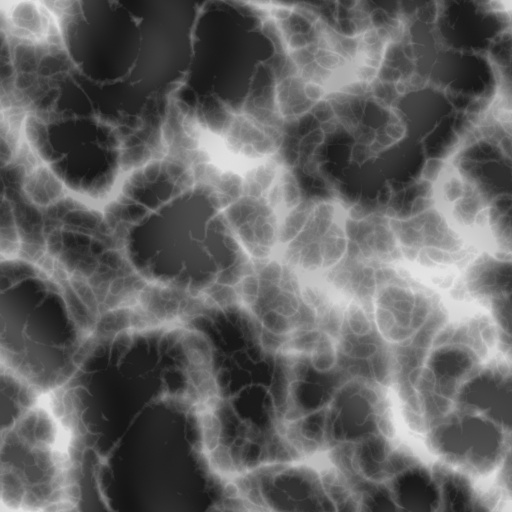
#> input picture AethonMod/Content/Effects/WoTG/DendriticNoiseZoomedOut.png, 512 x 512 px, found by its file name
$ python mock_sol_v632.py
#> lines starting #> are read from the running program, lines starting #| are printed output that depends on the picture
#!/usr/bin/env python3
# -*- coding: utf-8 -*-
"""
mock_sol_v632.py — EL MOCK 1:1 DE LA SUPERGIGANTE ROJA (v6.31/v6.32).

Reimplementa EN NUMPY el pipeline EXACTO que el juego dibuja:

  RuneSunRenderer.DrawSunBody (la técnica del sol original):
    1. BACKGLOW  (ALFA):   BloomCircleSmall ×0.95R backHot 0.7 · ×1.61R backRed 0.45
    2. AURA      (ADD):    WavyBlotchNoise 5.44R shine 0.24 (aprox. RadialShine)
    3. DISCO     (ALFA):   SunShader.fx PIXEL POR PIXEL (el HLSL traducido 1:1):
                           pellizco esférico + doble muestreo auto-desplazado +
                           manchas sustractivas + ríos de lava + corona 1/|d−0.5|
  RedSupergiantRenderer:
    4. CÉLULAS FRÍAS  (ALFA): 9 celdas GiantDeep 0.30·oscuridad
    5. ATMÓSFERA      (ADD):  3 velos glowTint (3.0R/2.2R/1.45R)
    6. CÉLULAS CALIENTES(ADD): 9 celdas SolarFire 0.42·conv
    7. ANILLO DE FUEGO(ADD):  FireRing 2.6R + 1.7R

El test crítico: FONDO CLARO (el cielo de día de Terraria) — la queja de
v6.30 era "invisible sobre fondo claro". Si el disco rojo sólido se ve
sobre el celeste, el fix funciona.

Salida: research/v632/MOCK_SOL_SUPERGIGANTE.png + métricas de cobertura.
"""
import math
import os

import numpy as np
from PIL import Image

BASE = os.path.dirname(os.path.dirname(os.path.abspath(__file__)))
TEX = os.path.join(BASE, "Content", "Effects", "Textures")
PROC = os.path.join(BASE, "Content", "Effects", "Procedural")
OUT = os.path.join(os.path.dirname(BASE), "research", "v632")
os.makedirs(OUT, exist_ok=True)


def carga(path):
    """RGBA float [0,1] (H,W,4)."""
    return np.asarray(Image.open(path).convert("RGBA"), dtype=np.float32) / 255.0


# [20 lines left out: function tex2d, not called in this run]


def sat(x):
    return np.clip(x, 0.0, 1.0)


def lerp(a, b, t):
    return a + (b - a) * t


# ====================== EL SUNSHADER — TRADUCIÓN 1:1 ==========================
# [57 lines left out: function sun_shader, not called in this run]


# ============================ COMPOSICIÓN =====================================
def blend_alfa(dst, rgb, a):
    """AlphaBlend premult: dst = rgb + dst·(1−a)."""
    return rgb + dst * (1.0 - a[..., None])


def blend_add(dst, rgb):
    return np.clip(dst + rgb, 0, 1)


# [23 lines left out: function sprite_glow, not called in this run]


def main():
    # ---- parámetros del arma (RedSupergiantProjectile + Renderer) ----
    R = 105.0                       # BodyPx (v6.31: 90→105)
    SPIN = 0.35                     # el giro LENTO del coloso
    TIME = 6.18                     # un instante del juego
    LIFE_T = 0.25
    fade = 1 - LIFE_T * 0.30        # 0.925

    # paleta (Draw del RedSupergiantRenderer, collapse=0)
    mainC = np.array([255, 130, 95], np.float32) / 255
    darkerC = np.array([148, 32, 16], np.float32) / 255
    accentC = np.array([120, 0, 0], np.float32) / 255
    backHot = np.array([255, 90, 40], np.float32) / 255
    backRed = np.array([255, 40, 15], np.float32) / 255
    shineC = np.array([255, 110, 60], np.float32) / 255

    dendritic = carga(os.path.join(TEX, "DendriticNoiseZoomedOut.png"))
    wavy = carga(os.path.join(TEX, "WavyBlotchNoise.png"))
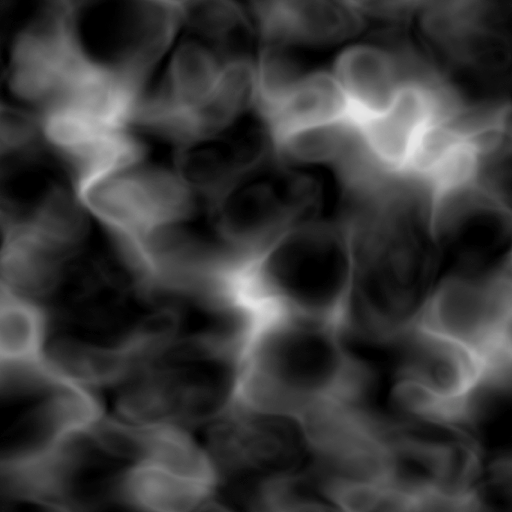
#> input picture AethonMod/Content/Effects/WoTG/WavyBlotchNoise.png, 512 x 512 px, found by its file name
    psychedelic = carga(os.path.join(TEX, "PsychedelicWingTextureOffsetMap.png"))
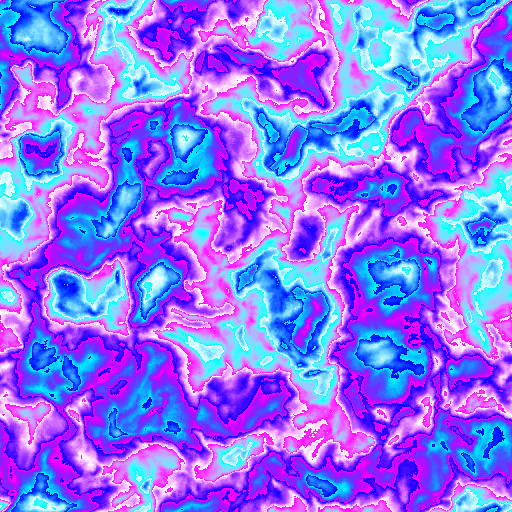
#> input picture AethonMod/Content/Effects/WoTG/PsychedelicWingTextureOffsetMap.png, 512 x 512 px, found by its file name
    bloom = carga(os.path.join(TEX, "BloomCircleSmall.png"))
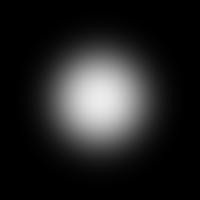
#> input picture AethonMod/Content/Effects/WoTG/BloomCircleSmall.png, 200 x 200 px, found by its file name
    glow = carga(os.path.join(PROC, "SoftGlow.png"))
    firering = carga(os.path.join(PROC, "FireRing.png"))

    # ---- canvas: el cielo CLARO de Terraria (el test crítico) ----
    W = H = 640
    yy = np.linspace(0, 1, H)[:, None]
    sky_top = np.array([108, 152, 205], np.float32) / 255
    sky_bot = np.array([168, 205, 235], np.float32) / 255
    img = sky_top * (1 - yy) + sky_bot * yy
    img = np.broadcast_to(img, (H, W, 3)).copy()

    cx = cy = W / 2

    # === 1. BACKGLOW (ALFA) — BloomCircleSmall ===
    img = sprite_glow(img, bloom, cx, cy, R * 0.95 * 2 * 0.5 * 2, backHot, 0.7 * fade, "alfa")
    # (0.95R de ESCALA del sol: bScale·0.95 con bloom dibujado a BodyPx →
    #  ancho final ≈ 0.95·R·2·(bloom_px/BodyPx)... el sol dibuja bloom a su
    #  tamaño nativo ×bScale → ancho = 0.95R×(2·bloom_px/…); usamos 0.95·2R
    #  de ancho total ≈ proporción del juego con textura 64px/BodyPx)
    img = sprite_glow(img, bloom, cx, cy, 1.61 * R * 2 * 0.5, backRed, 0.45 * fade, "alfa")

    # === 2. AURA (ADD) — WavyBlotchNoise 5.44R (aprox del RadialShine) ===
    aw = int(5.44 * R)
    x0, x1 = int(cx - aw / 2), int(cx + aw / 2)
    u = (np.arange(x0, x1) + 0.5 - x0) / aw
    v = np.full_like(u, 0.5)
    fila = tex2d(wavy, u, v)[None, :, :3]
    aura = np.repeat(fila, aw, axis=0) * shineC * (0.24 * fade)
    # falloff radial suave (lo que el RadialShine añade)
    d = np.sqrt(((np.arange(aw) - aw / 2 + 0.5) / (aw / 2)) ** 2)
    fall = np.clip(1 - d, 0, 1) ** 1.5
    aura *= (fall[:, None] * fall[None, :])[..., None]
    sub = img[x0:x1, x0:x1]
    img[x0:x1, x0:x1] = blend_add(sub, aura)

    # === 3. EL DISCO — SunShader 1:1 (el quad 3R×3R) ===
    qw = int(R * 3)
    qx0, qy0 = int(cx - qw / 2), int(cy - qw / 2)
    uu = (np.arange(qx0, qx0 + qw) + 0.5 - qx0) / qw
    vv = (np.arange(qy0, qy0 + qw) + 0.5 - qy0) / qw
    UU, VV = np.meshgrid(uu, vv)
    rgb, a = sun_shader(dendritic, wavy, psychedelic, UU, VV,
                        mainC, darkerC, accentC,
                        TIME * SPIN, TIME, 0.05)
    # el vértice: Color.White·alphaMul (premult) → rgb·fade, a·fade
    rgb_premult = np.clip(rgb * (fade), 0, None)
    a_eff = np.clip(a * fade, 0, 1)
    region = img[qy0:qy0 + qw, qx0:qx0 + qw]
    img[qy0:qy0 + qw, qx0:qx0 + qw] = blend_alfa(region, rgb_premult, a_eff)

    disco = img.copy()

    # === 4. CÉLULAS FRÍAS (ALFA) — 9 celdas deterministas ===
    def hash01(seed, k, m):
        x = math.sin(seed * 127.1 + k * 311.7 + m * 74.7) * 43758.5453
        return x - math.floor(x)

    seed = 42
    GiantDeep = np.array([140, 30, 20], np.float32) / 255
    GiantOrange = np.array([255, 140, 60], np.float32) / 255
    for k in range(9):
        h1, h2, h3 = hash01(seed, 401 + k, 3), hash01(seed, 409 + k, 7), hash01(seed, 419 + k, 11)
        ang = h1 * math.tau + TIME * (0.045 + 0.03 * h2) * (1 if k % 2 == 0 else -1)
        convHz = 0.08 + 0.05 * h3
        conv = math.sin(TIME * convHz * math.tau + h2 * math.tau)
        rr = R * (0.20 + 0.48 * h2) * (1 + 0.16 * conv)
        px = cx + math.cos(ang) * rr
        py = cy + math.sin(ang) * rr
        oscuridad = max(0.0, min(1.0, 0.5 - 0.5 * conv))
        if oscuridad < 0.20:
            continue
        size = R * (0.20 + 0.16 * h3) * (1 + 0.30 * conv)
        img = sprite_glow(img, glow, px, py, size * 2, GiantDeep,
                          0.30 * oscuridad * fade, "alfa")

    # === 5. ATMÓSFERA (ADD) — 3 velos ===
    glowTint = backHot
    img = sprite_glow(img, glow, cx, cy, R * 3.0, glowTint, 0.16 * fade, "add")
    img = sprite_glow(img, glow, cx, cy, R * 2.2, glowTint, 0.24 * fade, "add")
    img = sprite_glow(img, glow, cx, cy, R * 1.45,
                      (glowTint + GiantOrange) / 2, 0.34 * fade, "add")

    # === 6. CÉLULAS CALIENTES (ADD) — la rampa SolarFire ===
    SolarFire = [np.array(c, np.float32) / 255 for c in
                 [(255, 240, 200), (255, 190, 80), (255, 120, 30), (255, 60, 10), (200, 20, 5)]]
    for k in range(9):
        h1, h2, h3 = hash01(seed, 401 + k, 3), hash01(seed, 409 + k, 7), hash01(seed, 419 + k, 11)
        ang = h1 * math.tau + TIME * (0.045 + 0.03 * h2) * (1 if k % 2 == 0 else -1)
        convHz = 0.08 + 0.05 * h3
        conv = math.sin(TIME * convHz * math.tau + h2 * math.tau)
        if conv <= 0.15:
            continue
        rr = R * (0.20 + 0.48 * h2) * (1 + 0.16 * conv)
        px = cx + math.cos(ang) * rr
        py = cy + math.sin(ang) * rr
        rel = min(1.0, rr / R)
        temp = max(0.0, min(1.0, 0.42 + 0.20 * conv + 0.12 * (1 - rel)))
        cell = SolarFire[int(temp * (len(SolarFire) - 1))]
        size = R * (0.20 + 0.16 * h3) * (1 + 0.30 * conv)
        img = sprite_glow(img, glow, px, py, size * 2, cell, 0.42 * fade * conv, "add")

    # === 7. ANILLO DE FUEGO (ADD) ===
    img = sprite_glow(img, firering, cx, cy, R * 2.6, glowTint, 0.14 * fade, "add")
    img = sprite_glow(img, firering, cx, cy, R * 1.7,
                      (glowTint + GiantOrange) / 2, 0.18 * fade, "add")

    # ---- MÉTRICAS: ¿el disco es VISIBLE sobre el cielo claro? ----
    # radio del disco según el shader: distSqr<0.5 → |c|<0.5 → r_uv=0.25 → 0.75R
    r_disco = 0.75 * R
    dy, dx = np.mgrid[0:H, 0:W]
    dist = np.sqrt((dx - cx) ** 2 + (dy - cy) ** 2)
    dentro = dist < r_disco * 0.9
    sky_ref = np.array([140, 180, 220], np.float32) / 255
    dif = np.abs(img - sky_ref).sum(axis=2)
    cobertura = (dif[dentro] > 0.25).mean()

    # ---- salida ----
    out = Image.fromarray((np.clip(img, 0, 1) * 255).astype(np.uint8))
    out.save(os.path.join(OUT, "MOCK_SOL_SUPERGIGANTE.png"))
    disco_img = Image.fromarray((np.clip(disco, 0, 1) * 255).astype(np.uint8))
    disco_img.save(os.path.join(OUT, "MOCK_SOL_SUPERGIGANTE_SOLO_DISCO.png"))

    print(f"Radio del disco visible: {r_disco:.0f}px (quad 3R={R*3:.0f})")
    print(f"Cobertura del disco sobre cielo claro: {cobertura*100:.1f}% (los píxeles que difieren del cielo)")
    print(f"Brillo medio del disco: {img[dentro].mean():.3f} · cielo: {sky_ref.mean():.3f}")
    print(f"OK: {'SÍ' if cobertura > 0.95 else 'NO — INVISIBLE'}")


if __name__ == "__main__":
#> (the run stopped early here; a loop or call above may not have finished)
